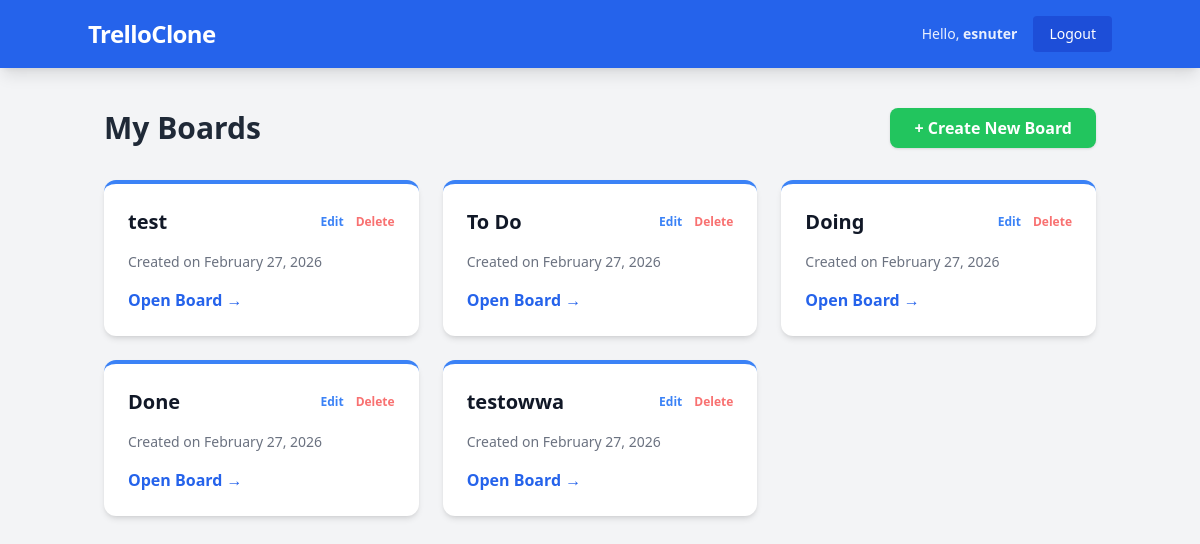
Page / (signed in) on the earlier database version.
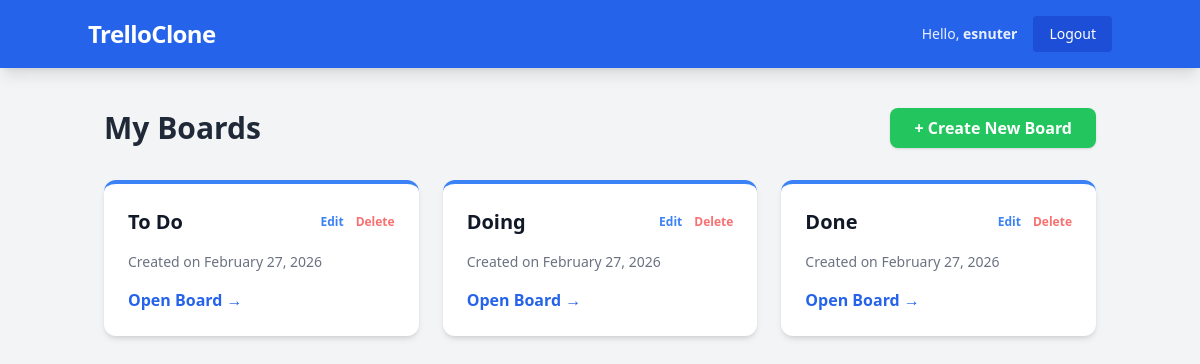
Same page on the later database version.
### boards/models.py (models this page shows, shortened)
class Board(models.Model):
    title = models.CharField(max_length=100)
    slug = models.SlugField(unique=True, blank=True)
    owner = models.ForeignKey(User, on_delete=models.CASCADE, related_name='boards')
    created_at = models.DateTimeField(auto_now_add=True)

### boards/views.py (the view)
# urls.py: path('', views.board_list, name='board_list'),
@login_required
def board_list(request):
    boards = Board.objects.filter(owner=request.user)
    return render(request, 'boards/board_list.html', {'boards': boards})

### boards/templates/boards/board_list.html (shortened to what this page needs)
{% extends 'base.html' %}
{% block content %}
<div class="flex justify-between items-center mb-8">
    <h1 class="text-3xl font-extrabold text-gray-800">My Boards</h1>
    <a href="{% url 'create_board' %}" class="bg-green-500 hover:bg-green-600 text-white font-bold py-2 px-6 rounded-lg shadow transition">
        + Create New Board
    </a>
</div>
<div class="grid grid-cols-1 md:grid-cols-2 lg:grid-cols-3 gap-6">
    {% for board in boards %}
    <div class="bg-white rounded-xl shadow-md overflow-hidden hover:shadow-xl transition-shadow duration-300 border-t-4 border-blue-500">
        <div class="p-6">
            <div class="flex justify-between items-center mb-4">
                <h2 class="text-xl font-bold text-gray-900 truncate pr-4">
                    {{ board.title }}
                </h2>
                <div class="flex space-x-3 items-center flex-shrink-0">
                    <a href="{% url 'edit_board' board.slug %}" class="text-blue-500 hover:text-blue-700 text-xs font-semibold">
                        Edit
                    </a>
                    <form method="POST" action="{% url 'delete_board' board.slug %}" onsubmit="return confirm('Are you sure?');" class="flex items-center">
                        <button type="submit" class="text-red-400 hover:text-red-600 text-xs font-semibold">
                            Delete
                        </button>
                    </form>
                </div>
            </div>
            <p class="text-gray-500 text-sm mb-4">Created on {{ board.created_at|date:"F j, Y" }}</p>
            <a href="{% url 'board_detail' board.slug %}" class="inline-block text-blue-600 font-semibold hover:text-blue-800 transition">
                Open Board &rarr;
            </a>
        </div>
    </div>
    {% empty %}
    <div class="col-span-full bg-white p-10 rounded-xl shadow text-center">
        <p class="text-gray-600 text-lg">No boards available yet. Create your first one to get started!</p>
    </div>
    {% endfor %}
</div>
{% endblock %}

Differences in the rows shown:
removed Board: title "test", created_at "February 27, 2026"
removed Board: title "testowwa", created_at "February 27, 2026"
